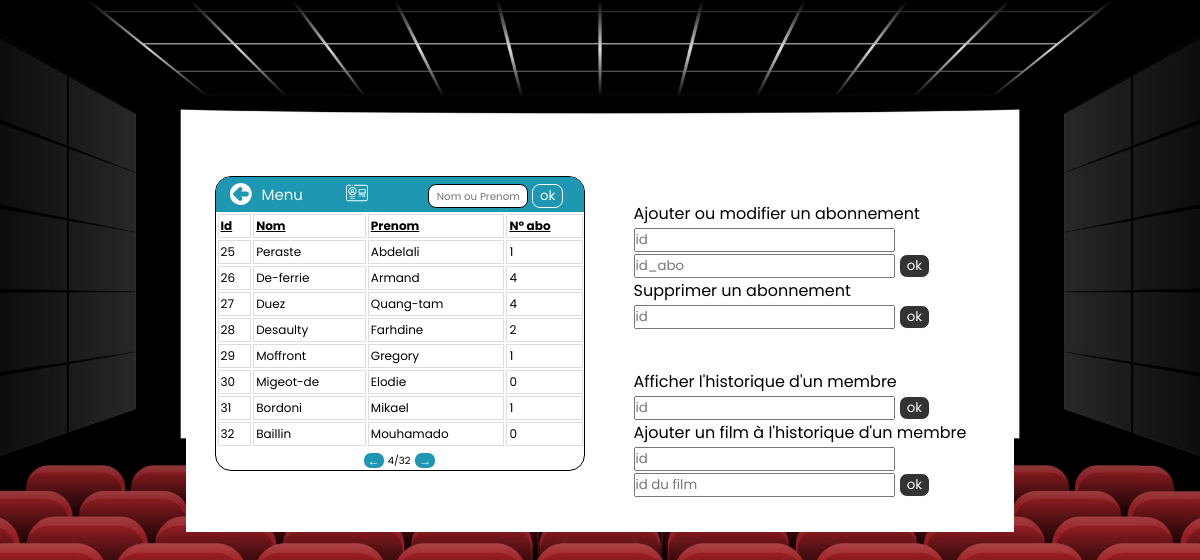
/member.php?page=4, run on the app's committed database.
### tables this page shows
CREATE TABLE `membre` (
  `id_membre` int(11) NOT NULL,
  `id_fiche_perso` int(11) NOT NULL,
  `id_abo` int(11) NULL,
  `date_abo` datetime NULL,
  `id_dernier_film` int(11) NULL,
  `date_dernier_film` datetime NULL,
  `date_inscription` datetime NULL,
  KEY(`id_abo`),
  PRIMARY KEY(`id_membre`)
);

### member.php (the view, shortened to what this page needs)
<?php
    try {
        $dbh = new PDO('mysql:host=localhost;dbname=cinema;charsetutf8', "root", "root");
    } catch (PDOException $e) {
        print "Erreur !: " . $e->getMessage() . "<br/>";
        die();
    }
?>
<!DOCTYPE html>
<html lang="en">
<head>
    <link rel="stylesheet" href="style.css">
</head>
<body>
    <section class="container">
        <section class="member search">
            <form action="member.php" method="GET" class="search-input" style="background:#1D97B2;">
                <label for="search"><a href="index.php"><img src="images/blue-arrow.svg" class="svg"></a>Menu</label><a href="member.php"><img src="images/membership.svg" class="svg-member svg"></a>
                <div class="search-row">
                    <input type="search" name="search-member" id="input-search" placeholder="Nom ou Prenom" autocomplete="off">
                    <input type="submit" class="all-btn" value="ok" style="background:#1D97B2;">
                </div>
            </form>
            <?php
                $resultatParPage = 8;
                if(isset($_GET["search-member"])){
                    $searchq = $_GET["search-member"];
                    $count = (int)$dbh->query("SELECT COUNT(id_perso) FROM fiche_personne Where prenom like '$searchq%' OR nom like '$searchq%' OR concat(nom,' ',prenom) like '$searchq%' ")->fetch(PDO::FETCH_NUM)[0];
                }else{
                    $count = (int)$dbh->query("SELECT COUNT(id_perso) FROM fiche_personne")->fetch(PDO::FETCH_NUM)[0];
                }
                if(isset($_GET["page"]) AND !empty($_GET["page"])){
                    $pageCourante = intval($_GET["page"]);
                }else{
                    $pageCourante= 1;
                }
                $depart = ($pageCourante-1)*$resultatParPage;
                $pageTotale = ceil($count/$resultatParPage);
                ?>
                <?php
                if(isset($_GET["search-member"])){
                    $searchq = $_GET["search-member"];
                    $query = $dbh->query("SELECT membre.id_membre,membre.id_abo, concat(upper(substring(fiche_personne.nom,1,1)),substring(fiche_personne.nom,2,8)) as nom ,concat(upper(substring(fiche_personne.prenom,1,1)),substring(fiche_personne.prenom,2,8)) as prenom from fiche_personne INNER JOIN membre ON fiche_personne.id_perso = membre.id_fiche_perso Where prenom like '$searchq%' OR nom like '$searchq%' OR concat(nom,' ',prenom) like '$searchq%' order by id_membre limit $depart,$resultatParPage");
                    echo "<table>
                    <tr>
                    <th><u>Id</u></th>
                    <th><u>Nom</u></th>
                    <th><u>Prenom</u></th>
                    <th><u>N° abo</u></th>
                    </tr>";
                    while($fiche_personne = $query->fetch()){
                            echo "<tr>";
                            echo "<td>" . $fiche_personne['id_membre'] . "</td>";
                            echo "<td>" . $fiche_personne['nom'] . "</td>";
                            echo "<td>" . $fiche_personne['prenom'] . "</td>";
                            echo "<td>" . $fiche_personne['id_abo'] . "</td>";
                            echo "</tr>";
                        }
                        echo "</table>";
                    }else{
                        $query = $dbh->query("SELECT membre.id_membre,membre.id_abo, concat(upper(substring(fiche_personne.nom,1,1)),substring(fiche_personne.nom,2,8)) as nom ,concat(upper(substring(fiche_personne.prenom,1,1)),substring(fiche_personne.prenom,2,8)) as prenom from fiche_personne INNER JOIN membre ON fiche_personne.id_perso = membre.id_fiche_perso order by id_membre limit $depart,$resultatParPage");
                        echo "<table>
                        <tr>
                        <th><u>Id</u></th>
                        <th><u>Nom</u></th>
                        <th><u>Prenom</u></th>
                        <th><u>N° abo</u></th>
                        </tr>";
                        while($fiche_personne = $query->fetch()){
                                echo "<tr>";
                                echo "<td>" . $fiche_personne['id_membre'] . "</td>";
                                echo "<td>" . $fiche_personne['nom'] . "</td>";
                                echo "<td>" . $fiche_personne['prenom'] . "</td>";
                                echo "<td>" . $fiche_personne['id_abo'] . "</td>";
                                echo "</tr>";
                            }
                            echo "</table>";
                        }
                        ?>
            <div class="button">
                <?php
                    if(isset($_GET["search-member"])){
                ?>
                    <div><a class="prev bottom-btn" style="background:#1D97B2;" href="?search-member=<?= $searchq ?>&page=<?= $pageCourante-1  ?>"></a></div>
                    <div class='page'><?php echo $pageCourante."/".$pageTotale ?></div>
                    <div><a class="next bottom-btn" style="background:#1D97B2;" href="?search-member=<?= $searchq ?>&page=<?= $pageCourante+1  ?>"></a></div>
                <?php
                    }else{
                ?>
                    <div><a class="prev bottom-btn" style="background:#1D97B2;" href="?page=<?= $pageCourante-1  ?>"></a></div>
                    <div class='page'><?php echo $pageCourante."/".$pageTotale ?></div>
                    <div><a class="next bottom-btn" style="background:#1D97B2;" href="?page=<?= $pageCourante+1  ?>"></a></div>
                    <?php
                    }
            ?>
            </div>
        </section>
        <section class="abo">
            <div style="margin-top: 25px;">
                <form action="member.php" method="post">
                    <label for="add-abo">Ajouter ou modifier un abonnement<br></label>
                    <input type="text" name="add-perso" autocomplete="off" placeholder="id">
                    <input type="text" name="add-abo" autocomplete="off" placeholder="id_abo">
                    <input type="submit" class="all-btn" value="ok"><br>
                    <label for="del-abo">Supprimer un abonnement<br></label>
                    <input type="text" name="del-perso" autocomplete="off" placeholder="id">
                    <input type="submit" class="all-btn" value="ok">
                </form>
            </div>
            <div style="margin:40px 0;">
                <form action="member.php" method="post">
                <label for="historique">Afficher l'historique d'un membre <br></label>
                <input type="text" name="historique" autocomplete="off" placeholder="id">
                <input type="submit" class="all-btn" id="goto" name="btn" value="ok">
                </form>
                <form action="member.php" method="post">
                <label for="historique">Ajouter un film à l'historique d'un membre<br></label>
                <input type="text" name="historique" autocomplete="off" placeholder="id">
                <input type="text" name="add-movie" autocomplete="off" placeholder="id du film">
                <input type="submit" class="all-btn" value="ok">
                </form>
            </div>
        </section>
    </section>
</body>
</html>

### style.css (style rules this page uses)
*, html { box-sizing: border-box; margin: 0; padding: 0; font-family: poppins; }
body { height: auto; width: 100%; background: url("images/theater2_generated.jpg") no-repeat; background-size: cover; }
.container { display: flex; position: absolute; overflow: auto; justify-content: space-around; margin: auto; width: 69%; height: 45%; left: 50%; top: 44%; padding-top: 4px; transform: translate(-50%, -50%); background: white; }
section { width: 30vw; }
.search { position: relative; border: 1px solid black; display: flex; width: 370px; flex-direction: column; height: 295px; border-radius: 16px; }
.member { margin: 0 8px; }
.svg { height: 22px; }
.svg-member { transform: translate(0px,2px); }
.search-input { display: flex; flex-direction: row; justify-content: space-between; padding: 5px 20px 1px; background-color: #333333; color: white; border-top-left-radius: 14.5px; border-top-right-radius: 14.5px; }
label[for=search] { display: flex; color: whitesmoke; font-size: 15px; transform: translateY(1px); }
#input-search { border: 1px solid black; border-radius: 8px; padding: 1px; width: 100px; }
input[type=search]::placeholder { font-size: 10.3px; transform: translateX(7px); }
table { margin: 0; width: 100.5%; }
td, th { border: 1px solid #dddddd; text-align: left; padding: 2px; font-size: 12px; }
.prev { position: absolute; left: 40%; bottom: 0; }
.prev::before { content:"←"; display: block; transform: translateY(-1px); }
.next { position: absolute; right: 40%; bottom: 0; }
.next::before { content:"→"; display: block; transform: translateY(-1px); }
.page { position: absolute; top: 97%; left: 50%; transform: translate(-52%, -50%); font-size: 10px; }
.button { font-size: 12px; }
.abo { display: flex; overflow: auto; flex-direction: column; }
.all-btn { padding: 1px 7px; border-radius: 8px; border: 1px solid white; color: white; cursor: pointer; background-color: #333333; text-decoration: none; }
.bottom-btn { padding: 0px 4px; height: 17px; transform: translateY(-1px); border-radius: 8px; border: 1px solid white; color: white; cursor: pointer; background-color: #333333; text-decoration: none; }
.svg { transform: translateX(-6px); margin-right: 4px; cursor: pointer; }

### data on the page
membre: id_membre "25", nom "Peraste", prenom "Abdelali", id_abo "1"
membre: id_membre "26", nom "De-ferrie", prenom "Armand", id_abo "4"
membre: id_membre "27", nom "Duez", prenom "Quang-tam", id_abo "4"
membre: id_membre "28", nom "Desaulty", prenom "Farhdine", id_abo "2"
membre: id_membre "29", nom "Moffront", prenom "Gregory", id_abo "1"
membre: id_membre "30", nom "Migeot-de", prenom "Elodie", id_abo "0"
membre: id_membre "31", nom "Bordoni", prenom "Mikael", id_abo "1"
membre: id_membre "32", nom "Baillin", prenom "Mouhamado", id_abo "0"

### other printed values
$pageCourante "4"
$pageTotale "32"
